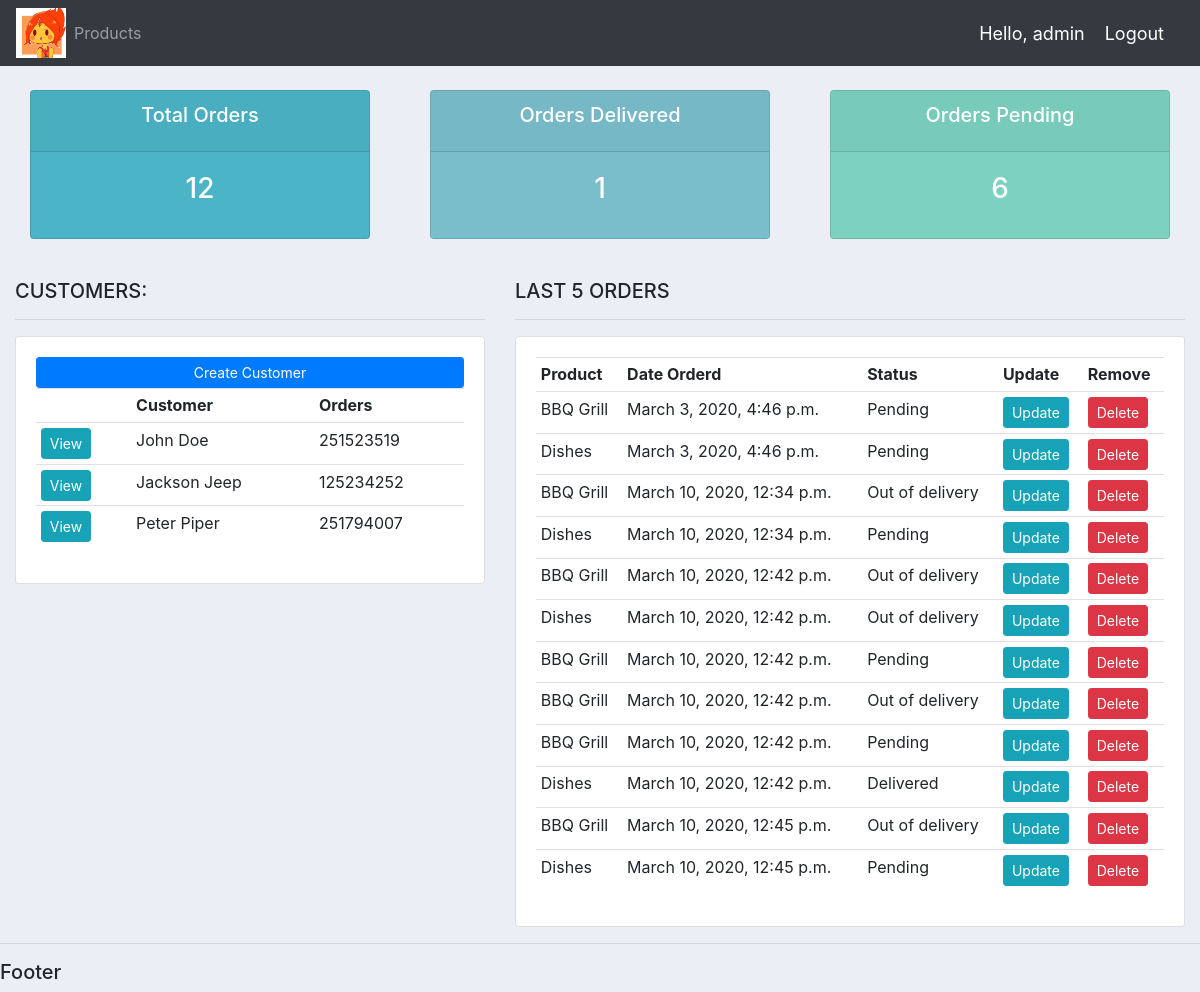
The app's page / (signed in) with its own data.
### accounts/models.py (models this page shows, shortened)
class Customer(models.Model):
    name = models.CharField(max_length=30, null=True)
    phone = models.CharField(max_length=20, null=True)
    email = models.CharField(max_length=60, null=True)
    date_created = models.DateTimeField(auto_now_add=True, null=True)

class Order(models.Model):
    STATUS = (
        ("Pending", "Pending"),
        ("Out of delivery", "Out of delivery"),
        ("Delivered", "Delivered"),
    )
    customer = models.ForeignKey(
        Customer, null=True, on_delete=models.SET_NULL
    )
    product = models.ForeignKey(Product, null=True, on_delete=models.SET_NULL)
    date_created = models.DateTimeField(auto_now_add=True, null=True)
    status = models.CharField(max_length=200, null=True, choices=STATUS)
    note = models.CharField(max_length=1000, null=True)

class Product(models.Model):
    CATEGORY = (("Indoor", "Indoor"), ("Outdoor", "Outdoor"))
    name = models.CharField(max_length=200, null=True)
    price = models.FloatField(null=True)
    category = models.CharField(max_length=200, null=True, choices=CATEGORY)
    description = models.CharField(max_length=200, null=True, blank=True)
    date_created = models.DateTimeField(auto_now_add=True, null=True)
    tags = models.ManyToManyField(Tag)
    def __str__(self):
        return self.name

### accounts/views.py (the view)
# urls.py: path("", views.home, name="home"),
@login_required(login_url="login")
def home(req):
    orders = Order.objects.all()
    customers = Customer.objects.all()
    total_customers = customers.count()
    total_orders = orders.count()
    delivered = orders.filter(status="Delivered").count()
    pending = orders.filter(status="Pending").count()
    context = {
        "orders": orders,
        "customers": customers,
        "total_orders": total_orders,
        "total_customers": total_customers,
        "delivered": delivered,
        "pending": pending,
    }
    return render(req, "accounts/dashboard.html", context)

### templates/accounts/dashboard.html (shortened to what this page needs)
{% extends 'base.html' %} {% block content %} {% include './status.html' %}
<br />
<div class="row">
    <div class="col-md-5">
        <h5>CUSTOMERS:</h5>
        <hr />
        <div class="card card-body">
            <a class="btn btn-primary  btn-sm btn-block" href=""
                >Create Customer</a
            >
            <table class="table table-sm">
                <tr>
                    <th></th>
                    <th>Customer</th>
                    <th>Orders</th>
                </tr>
                {% for customer in customers %}
                    <tr>
                        <td><a class="btn btn-sm btn-info" href="{% url 'customer' customer.id %}">View</a></td>
                        <td>{{ customer.name }}</td>
                        <td>{{ customer.phone }}</td>
                    </tr>
                {% endfor %}
            </table>
        </div>
    </div>
    <div class="col-md-7">
        <h5>LAST 5 ORDERS</h5>
        <hr />
        <div class="card card-body">
            <table class="table table-sm">
                <tr>
                    <th>Product</th>
                    <th>Date Orderd</th>
                    <th>Status</th>
                    <th>Update</th>
                    <th>Remove</th>
                </tr>
                {% for order in orders %}
                    <tr>
                        <td>{{ order.product }}</td>
                        <td>{{ order.date_created }}</td>
                        <td>{{ order.status }}</td>
                        <td><a class="btn btn-sm btn-info" href="{% url 'update_order' order.id %}">Update</a></td>
                        <td><a class="btn btn-sm btn-danger" href="{% url 'delete_order' order.id %}" >Delete</a></td>
                    </tr>
                {% endfor %}
            </table>
        </div>
    </div>
</div>
{% endblock %}

### templates/partials/_navbar.html (shortened to what this page needs)
{% load static %}
<nav class="navbar navbar-expand-lg navbar-dark bg-dark">
    <a href="{% url 'home' %}">
        <img
            src="{% static 'images/logo.jpg' %}"
            alt="Logo"
            width="50"
            height="50"
        />
    </a>
    <div class="collapse navbar-collapse" id="navbarNavAltMarkup">
        <div class="navbar-nav">
            <a class="nav-item nav-link" href="{% url 'products' %}">Products</a>
        </div>
    </div>
    <span class="hello-msg">Hello, {{ request.user }}</span>
    <span><a class="hello-msg" href=" {% url 'logout' %}">Logout</a></span>
</nav>

### static/css/base.css (style rules this page uses)
body { background-color: #ebeff5; }

### templates/partials/_navbar.html (style rules this page uses)
.hello-msg { font-size: 18px; color: #fff; margin-right: 20px; }

### records on screen
Customer: name "John Doe", phone "251523519"
Customer: name "Jackson Jeep", phone "125234252"
Customer: name "Peter Piper", phone "251794007"
Order: product "BBQ Grill", date_created "March 3, 2020, 4:46 p.m.", status "Pending"
Order: product "Dishes", date_created "March 3, 2020, 4:46 p.m.", status "Pending"
Order: product "BBQ Grill", date_created "March 10, 2020, 12:34 p.m.", status "Out of delivery"
Order: product "Dishes", date_created "March 10, 2020, 12:34 p.m.", status "Pending"
Order: product "BBQ Grill", date_created "March 10, 2020, 12:42 p.m.", status "Out of delivery"
Order: product "Dishes", date_created "March 10, 2020, 12:42 p.m.", status "Out of delivery"
Order: product "BBQ Grill", date_created "March 10, 2020, 12:42 p.m.", status "Pending"
Order: product "BBQ Grill", date_created "March 10, 2020, 12:42 p.m.", status "Out of delivery"
Order: product "BBQ Grill", date_created "March 10, 2020, 12:42 p.m.", status "Pending"
Order: product "Dishes", date_created "March 10, 2020, 12:42 p.m.", status "Delivered"
Order: product "BBQ Grill", date_created "March 10, 2020, 12:45 p.m.", status "Out of delivery"
Order: product "Dishes", date_created "March 10, 2020, 12:45 p.m.", status "Pending"

### other values on screen
{{ request.user }} "admin"
{{ total_orders }} "12"
{{ delivered }} "1"
{{ pending }} "6"
